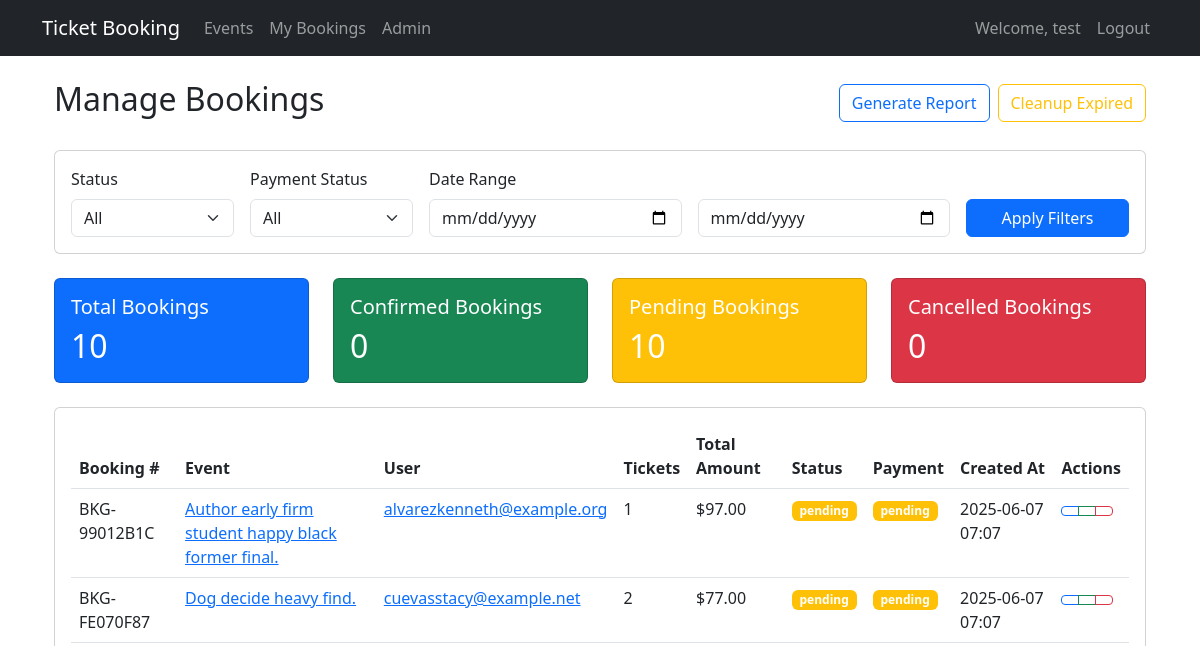
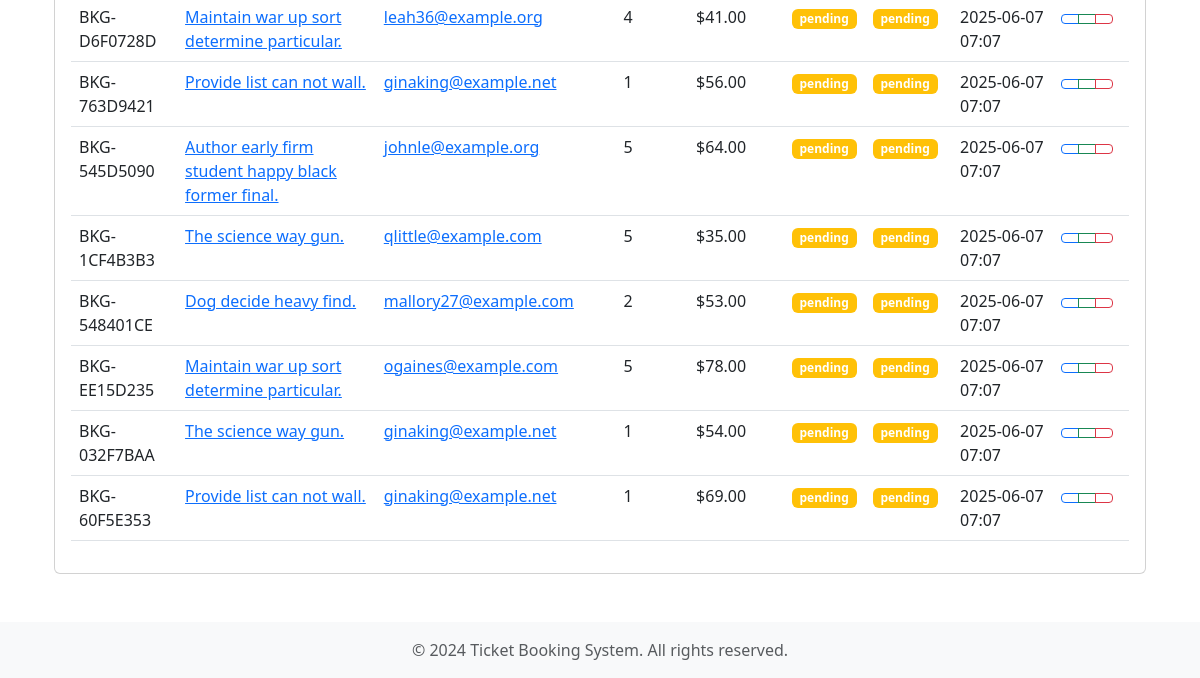
/admin/bookings (signed in), run on an earlier commit of the app's database (2 pictures, top to bottom).
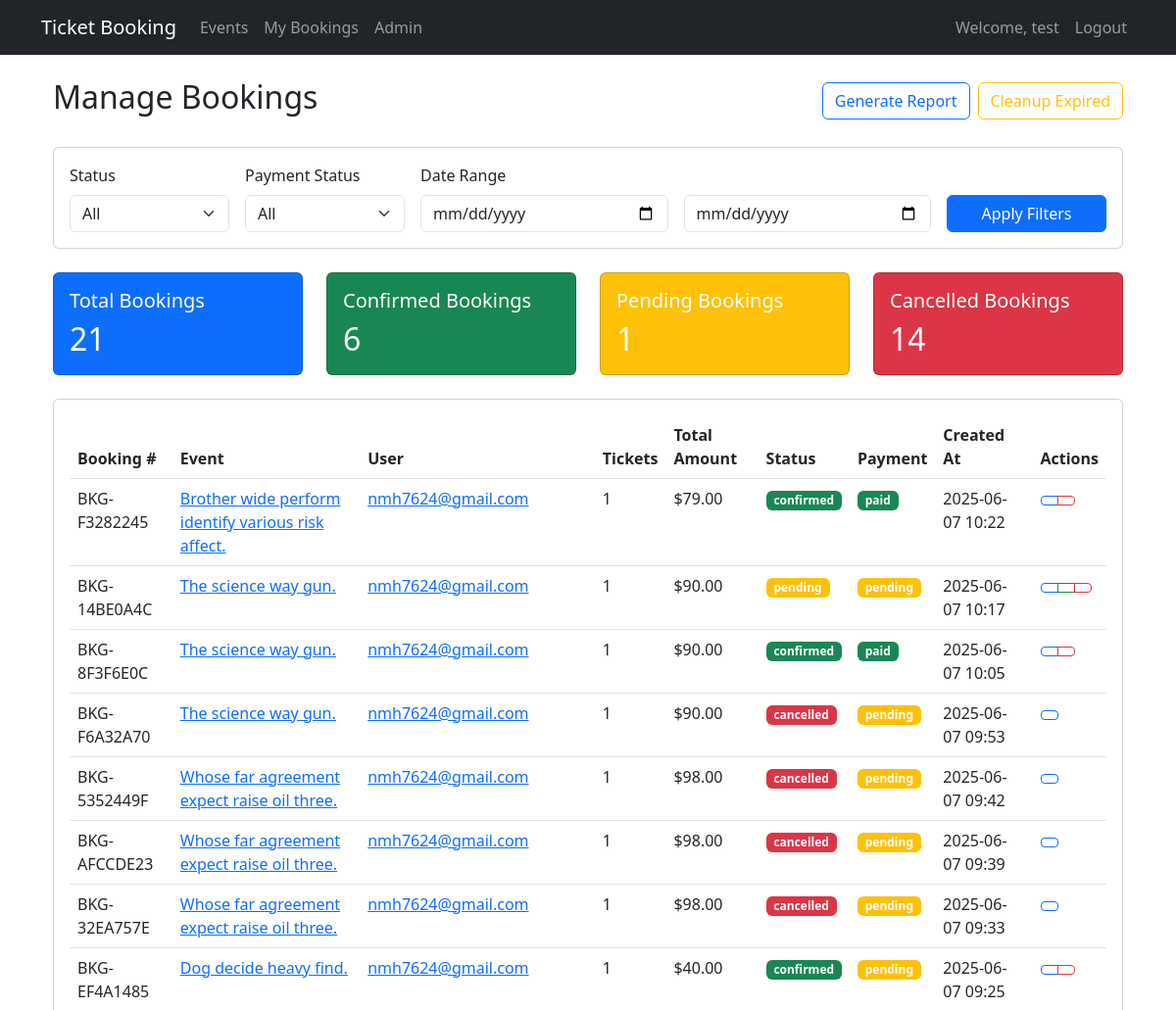
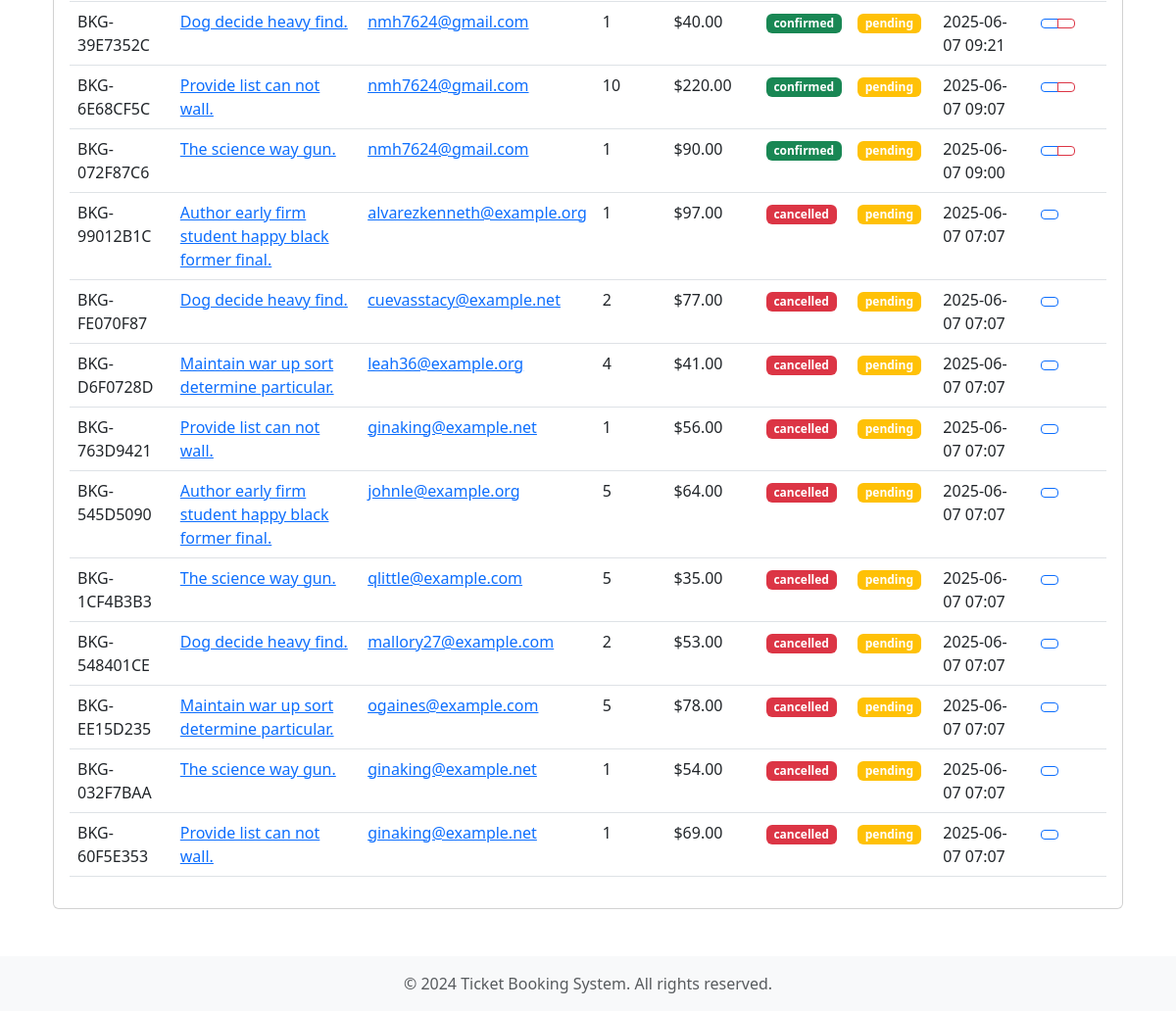
And on a later commit of the database (2 pictures, top to bottom).
### app/models/user.py (models this page shows, shortened)
class User(UserMixin, db.Model):
    __tablename__ = "users"
    id = db.Column(db.Integer, primary_key=True)
    email = db.Column(db.String(120), unique=True, nullable=False)
    password_hash = db.Column(db.String(255), nullable=False)
    first_name = db.Column(db.String(50), nullable=False)
    last_name = db.Column(db.String(50), nullable=False)
    phone = db.Column(db.String(20))
    is_active = db.Column(db.Boolean, default=True)
    role_id = db.Column(db.Integer, db.ForeignKey("roles.id"))
    created_at = db.Column(db.DateTime, default=datetime.utcnow)
    updated_at = db.Column(
        db.DateTime, default=datetime.utcnow, onupdate=datetime.utcnow
    )
    is_confirmed = db.Column(db.Boolean, default=False)
    confirmed_at = db.Column(db.DateTime)
    bookings = db.relationship("Booking", backref="user", lazy=True)
    def can(self, permission):
        return (
            self.role is not None
            and self.is_active
            and self.role.has_permission(permission)
        )
    def is_administrator(self):
        return self.can(Permission.MANAGE_USERS)
    @property
    def is_admin(self):
        return self.is_administrator()

### app/models/booking.py (models this page shows, shortened)
class Booking(db.Model):
    __tablename__ = 'bookings'
    id = db.Column(db.Integer, primary_key=True)
    booking_number = db.Column(db.String(50), unique=True, nullable=False)
    user_id = db.Column(db.Integer, db.ForeignKey('users.id'), nullable=False)
    event_id = db.Column(db.Integer, db.ForeignKey('events.id'), nullable=False)
    quantity = db.Column(db.Integer, nullable=False)
    total_amount = db.Column(db.Float, nullable=False)
    status = db.Column(db.String(20), default='pending')  # pending, confirmed, cancelled
    payment_status = db.Column(db.String(20), default='pending')  # pending, paid, refunded
    payment_id = db.Column(db.String(100))
    created_at = db.Column(db.DateTime, default=datetime.utcnow)
    updated_at = db.Column(db.DateTime, default=datetime.utcnow, onupdate=datetime.utcnow)
    tickets = db.relationship('Ticket', backref='booking', lazy=True)
    event = db.relationship('Event', backref='bookings', lazy=True)
    payments = db.relationship('Payment', backref='booking', lazy=True)

### app/models/event.py (models this page shows, shortened)
class Event(db.Model):
    __tablename__ = "events"
    id = db.Column(db.Integer, primary_key=True)
    title = db.Column(db.String(200), nullable=False)
    description = db.Column(db.Text)
    status = db.Column(db.String(50), default="draft")
    venue = db.Column(db.String(200), nullable=False)
    event_date = db.Column(db.DateTime, nullable=False)
    total_tickets = db.Column(db.Integer, nullable=False)
    available_tickets = db.Column(db.Integer, nullable=False)
    price = db.Column(db.Float, nullable=False)
    category = db.Column(db.String(50))
    image_url = db.Column(db.String(500))
    is_active = db.Column(db.Boolean, default=True)
    created_at = db.Column(db.DateTime, default=datetime.utcnow)
    updated_at = db.Column(
        db.DateTime, default=datetime.utcnow, onupdate=datetime.utcnow
    )
    tickets = db.relationship("Ticket", backref="event", lazy=True)

### app/routes/admin.py (the view)
@admin_bp.route("/bookings")
@permission_required(Permission.VIEW_ALL_BOOKINGS)
def bookings():
    bookings = Booking.query.order_by(Booking.created_at.desc()).all()
    return render_template("admin/bookings.html", bookings=bookings)

### app/models/role.py (called while the page is built)
    def has_permission(self, permission):
        return self.permissions & permission == permission

### app/routes/auth.py (called while the page is built)
@auth_bp.before_app_request
def before_request():
    if current_user.is_authenticated and not current_user.is_confirmed \
        and request.blueprint != 'auth' \
        and request.endpoint != 'static':
        return redirect(url_for('auth.unconfirmed'))

### app/utils/filters.py (called while the page is built)
def format_price(value):
    return f"${value:,.2f}"

### app/templates/admin/bookings.html (shortened to what this page needs)
{% extends "base.html" %}
{% block content %}
<div class="container-fluid">
    <div class="d-flex justify-content-between align-items-center mb-4">
        <h2> Manage Bookings</h2>
        <div class="d-flex gap-2">
            <button class="btn btn-outline-primary" id="generate-report">
                 Generate Report
            </button>
            <button class="btn btn-outline-warning" id="cleanup-expired">
                 Cleanup Expired
            </button>
        </div>
    </div>
    <div class="card mb-4">
        <div class="card-body">
            <form id="booking-filters" class="row g-3">
                <div class="col-md-2">
                    <label class="form-label">Status</label>
                    <select class="form-select" name="status">
                        <option value="">All</option>
                    </select>
                </div>
                <div class="col-md-2">
                    <label class="form-label">Payment Status</label>
                    <select class="form-select" name="payment_status">
                        <option value="">All</option>
                    </select>
                </div>
                <div class="col-md-3">
                    <label class="form-label">Date Range</label>
                    <input type="date" class="form-control" name="start_date">
                </div>
                <div class="col-md-3">
                    <label class="form-label">&nbsp;</label>
                    <input type="date" class="form-control" name="end_date">
                </div>
                <div class="col-md-2">
                    <label class="form-label">&nbsp;</label>
                    <button type="submit" class="btn btn-primary w-100">
                         Apply Filters
                    </button>
                </div>
            </form>
        </div>
    </div>
    <div class="row mb-4">
        <div class="col-md-3">
            <div class="card bg-primary text-white">
                <div class="card-body">
                    <h5 class="card-title">Total Bookings</h5>
                    <h2 class="mb-0">{{ bookings|length }}</h2>
                </div>
            </div>
        </div>
        <div class="col-md-3">
            <div class="card bg-success text-white">
                <div class="card-body">
                    <h5 class="card-title">Confirmed Bookings</h5>
                    <h2 class="mb-0">{{ bookings|selectattr('status', 'equalto', 'confirmed')|list|length }}</h2>
                </div>
            </div>
        </div>
        <div class="col-md-3">
            <div class="card bg-warning text-white">
                <div class="card-body">
                    <h5 class="card-title">Pending Bookings</h5>
                    <h2 class="mb-0">{{ bookings|selectattr('status', 'equalto', 'pending')|list|length }}</h2>
                </div>
            </div>
        </div>
        <div class="col-md-3">
            <div class="card bg-danger text-white">
                <div class="card-body">
                    <h5 class="card-title">Cancelled Bookings</h5>
                    <h2 class="mb-0">{{ bookings|selectattr('status', 'equalto', 'cancelled')|list|length }}</h2>
                </div>
            </div>
        </div>
    </div>
    <div class="card">
        <div class="card-body">
            <div class="table-responsive">
                <table class="table table-hover" id="bookings-table">
                    <thead>
                        <tr>
                            <th>Booking #</th>
                            <th>Event</th>
                            <th>User</th>
                            <th>Tickets</th>
                            <th>Total Amount</th>
                            <th>Status</th>
                            <th>Payment</th>
                            <th>Created At</th>
                            <th>Actions</th>
                        </tr>
                    </thead>
                    <tbody>
                        {% for booking in bookings %}
                        <tr>
                            <td>{{ booking.booking_number }}</td>
                            <td>
                                <a href="{{ url_for('events.detail', event_id=booking.event.id) }}">
                                    {{ booking.event.title }}
                                </a>
                            </td>
                            <td>
                                <a href="{{ url_for('admin.user_detail', user_id=booking.user.id) }}">
                                    {{ booking.user.email }}
                                </a>
                            </td>
                            <td>{{ booking.quantity }}</td>
                            <td>{{ booking.total_amount | format_price }}</td>
                            <td>
                                <span class="badge {% if booking.status == 'confirmed' %}bg-success{% elif booking.status == 'pending' %}bg-warning{% else %}bg-danger{% endif %}">
                                    {{ booking.status }}
                                </span>
                            </td>
                            <td>
                                <span class="badge {% if booking.payment_status == 'paid' %}bg-success{% elif booking.payment_status == 'pending' %}bg-warning{% else %}bg-info{% endif %}">
                                    {{ booking.payment_status }}
                                </span>
                            </td>
                            <td>{{ booking.created_at.strftime('%Y-%m-%d %H:%M') }}</td>
                            <td>
                                <div class="btn-group">
                                    <button type="button" class="btn btn-sm btn-outline-primary view-details" data-booking-id="{{ booking.id }}">
                                    </button>
                                    {% if booking.status == 'pending' %}
                                    <button type="button" class="btn btn-sm btn-outline-success confirm-booking" data-booking-id="{{ booking.id }}">
                                    </button>
                                    {% endif %}
                                    {% if booking.status != 'cancelled' %}
                                    <button type="button" class="btn btn-sm btn-outline-danger cancel-booking" data-booking-id="{{ booking.id }}">
                                    </button>
                                    {% endif %}
                                </div>
                            </td>
                        </tr>
                        {% endfor %}
                    </tbody>
                </table>
            </div>
        </div>
    </div>
</div>
{% endblock %}

### app/templates/base.html (shortened to what this page needs)
<!DOCTYPE html>
<html lang="en">
<head>
    <link href="https://cdn.jsdelivr.net/npm/bootstrap@5.3.0/dist/css/bootstrap.min.css" rel="stylesheet">
    <link rel="stylesheet" href="{{ url_for('static', filename='css/style.css') }}">
</head>
<body class="d-flex flex-column min-vh-100">
    <nav class="navbar navbar-expand-lg navbar-dark bg-dark">
        <div class="container">
            <a class="navbar-brand" href="{{ url_for('main.index') }}">Ticket Booking</a>
            <div class="collapse navbar-collapse" id="navbarNav">
                <ul class="navbar-nav me-auto">
                    <li class="nav-item">
                        <a class="nav-link" href="{{ url_for('events.list') }}">Events</a>
                    </li>
                    {% if current_user.is_authenticated %}
                        <li class="nav-item">
                            <a class="nav-link" href="{{ url_for('booking.my_bookings') }}">My Bookings</a>
                        </li>
                        {% if current_user.is_admin %}
                            <li class="nav-item">
                                <a class="nav-link" href="{{ url_for('admin.dashboard') }}">Admin</a>
                            </li>
                        {% endif %}
                    {% endif %}
                </ul>
                <ul class="navbar-nav">
                    {% if current_user.is_authenticated %}
                        <li class="nav-item">
                            <span class="nav-link">Welcome, {{ current_user.first_name }}</span>
                        </li>
                        <li class="nav-item">
                            <a class="nav-link" href="{{ url_for('auth.logout') }}">Logout</a>
                        </li>
                    {% endif %}
                </ul>
            </div>
        </div>
    </nav>
    <div class="container mt-4">
        {% block content %}{% endblock %}
    </div>
    <footer class="footer mt-5 py-3 bg-light">
        <div class="container text-center">
            <span class="text-muted">© 2024 Ticket Booking System. All rights reserved.</span>
        </div>
    </footer>
</body>
</html>

### app/static/css/style.css (style rules this page uses)
body { min-height: 100vh; display: flex; flex-direction: column; }
.footer { margin-top: auto; }
.card { transition: transform 0.2s; }

What changed in the data, as far as the page shows it:
added Booking: booking_number "BKG-F3282245", event "Brother wide perform identify various risk affect.", user.email "nmh7624@gmail.com", quantity "1", total_amount "$79.00", status "confirmed", payment_status "paid", created_at "2025-06-07 10:22"
added Booking: booking_number "BKG-14BE0A4C", event "The science way gun.", user.email "nmh7624@gmail.com", quantity "1", total_amount "$90.00", status "pending", payment_status "pending", created_at "2025-06-07 10:17"
added Booking: booking_number "BKG-8F3F6E0C", event "The science way gun.", user.email "nmh7624@gmail.com", quantity "1", total_amount "$90.00", status "confirmed", payment_status "paid", created_at "2025-06-07 10:05"
added Booking: booking_number "BKG-F6A32A70", event "The science way gun.", user.email "nmh7624@gmail.com", quantity "1", total_amount "$90.00", status "cancelled", payment_status "pending", created_at "2025-06-07 09:53"
added Booking: booking_number "BKG-5352449F", event "Whose far agreement expect raise oil three.", user.email "nmh7624@gmail.com", quantity "1", total_amount "$98.00", status "cancelled", payment_status "pending", created_at "2025-06-07 09:42"
added Booking: booking_number "BKG-AFCCDE23", event "Whose far agreement expect raise oil three.", user.email "nmh7624@gmail.com", quantity "1", total_amount "$98.00", status "cancelled", payment_status "pending", created_at "2025-06-07 09:39"
added Booking: booking_number "BKG-32EA757E", event "Whose far agreement expect raise oil three.", user.email "nmh7624@gmail.com", quantity "1", total_amount "$98.00", status "cancelled", payment_status "pending", created_at "2025-06-07 09:33"
added Booking: booking_number "BKG-EF4A1485", event "Dog decide heavy find.", user.email "nmh7624@gmail.com", quantity "1", total_amount "$40.00", status "confirmed", payment_status "pending", created_at "2025-06-07 09:25"
added Booking: booking_number "BKG-39E7352C", event "Dog decide heavy find.", user.email "nmh7624@gmail.com", quantity "1", total_amount "$40.00", status "confirmed", payment_status "pending", created_at "2025-06-07 09:21"
added Booking: booking_number "BKG-6E68CF5C", event "Provide list can not wall.", user.email "nmh7624@gmail.com", quantity "10", total_amount "$220.00", status "confirmed", payment_status "pending", created_at "2025-06-07 09:07"
added Booking: booking_number "BKG-072F87C6", event "The science way gun.", user.email "nmh7624@gmail.com", quantity "1", total_amount "$90.00", status "confirmed", payment_status "pending", created_at "2025-06-07 09:00"
changed Booking "BKG-99012B1C": status "pending" → "cancelled"
changed Booking "BKG-FE070F87": status "pending" → "cancelled"
changed Booking "BKG-D6F0728D": status "pending" → "cancelled"
changed Booking "BKG-763D9421": status "pending" → "cancelled"
changed Booking "BKG-545D5090": status "pending" → "cancelled"
changed Booking "BKG-1CF4B3B3": status "pending" → "cancelled"
changed Booking "BKG-548401CE": status "pending" → "cancelled"
changed Booking "BKG-EE15D235": status "pending" → "cancelled"
changed Booking "BKG-032F7BAA": status "pending" → "cancelled"
changed Booking "BKG-60F5E353": status "pending" → "cancelled"
Also different on the page:
{{ bookings|length }}: "10" → "21"
{{ bookings|selectattr('status', 'equalto', 'confirmed')|list|length }}: "0" → "6"
{{ bookings|selectattr('status', 'equalto', 'pending')|list|length }}: "10" → "1"
{{ bookings|selectattr('status', 'equalto', 'cancelled')|list|length }}: "0" → "14"
